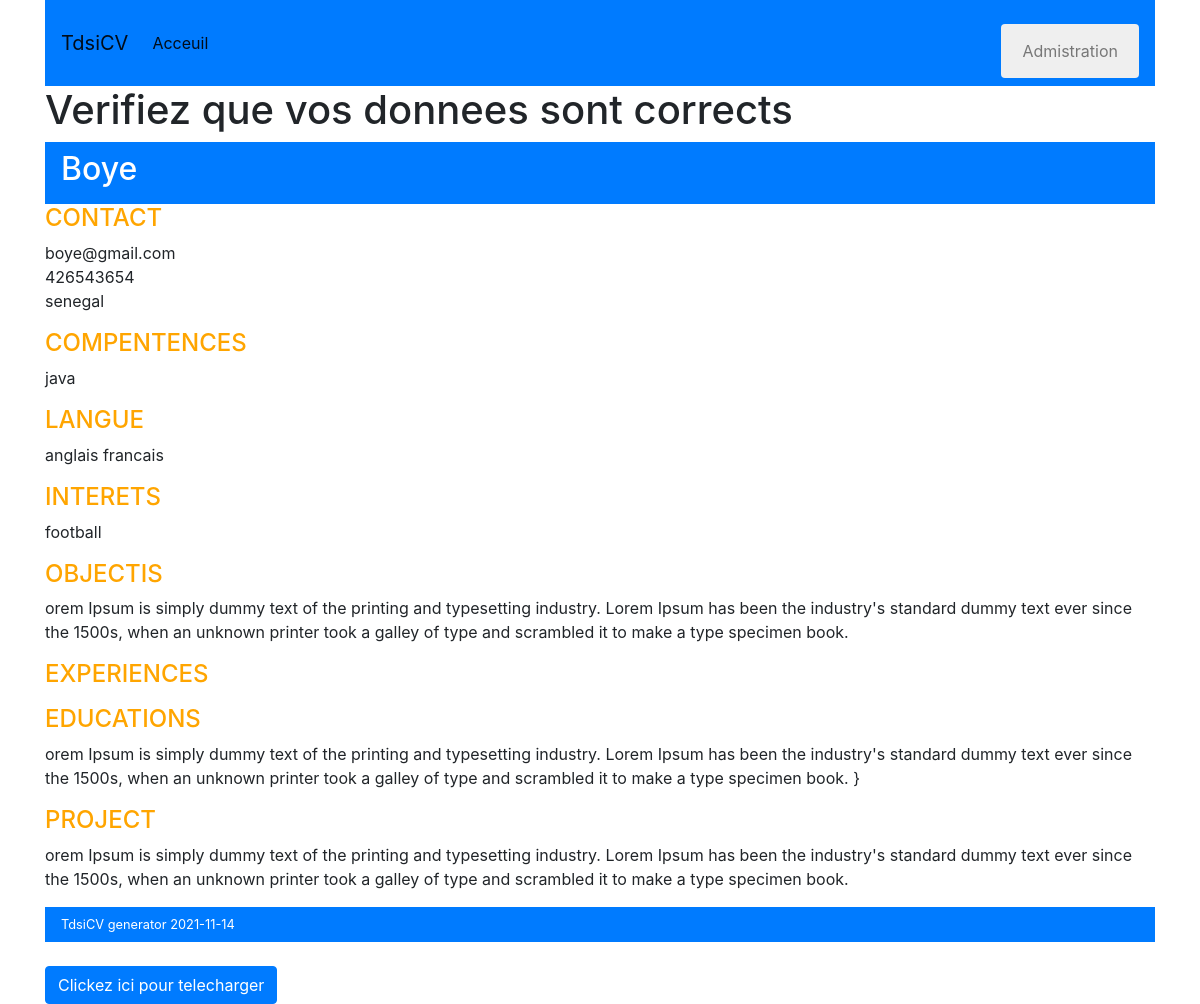
/verification, run on the app's committed database.
### cvApp/models.py (models this page shows, shortened)
class Profile(models.Model):
    name = models.CharField(max_length=200)
    email = models.EmailField()
    phone = models.CharField(max_length=100)
    address = models.CharField(max_length=200)
    competance = models.CharField(max_length=1000)
    langue = models.CharField(max_length=500)
    interet = models.CharField(max_length=500)
    objectif = models.TextField()
    experience = models.TextField()
    education = models.TextField()
    Projet = models.TextField()
    date_added = models.DateTimeField(auto_now=True)
    class Meta:
        ordering = ['-date_added']

### cvApp/views.py (the view)
# urls.py: path('verification', verification, name="verification"),
def verification(request):
        profiles = Profile.objects.all()[:1]
        for profile in profiles:
            name=profile.name
            phone=profile.phone
            email =profile.email
            address =profile.address
            com = profile.competance
            langue = profile.langue
            interet = profile.interet
            exp = profile.experience
            objectif = profile.objectif
            education = profile.education
            project = profile.Projet
        return render(request, "cvApp/verification.html", {'address':address, 'name':name, 'email':email, 'phone':phone, 'com':com, 'interet':interet, 'langue':langue, 'experience':exp, 'objectif':objectif, 'education': education, 'project':project })

### cvApp/templates/cvApp/verification.html (shortened to what this page needs)
{% extends "cvApp/base.html" %}
{% block content %}
<h1>Verifiez que vos donnees sont corrects</h1>
<nav class="navbar navbar-expand-lg navbar-light bg-primary">
    <h2 class="text-white">{{ name }}</h2>
</nav>
<h4 class="title"> CONTACT</h4>
<p>{{ email }} <br> {{ phone }} <br> {{ address }}</p>
<h4 class="title"> COMPENTENCES</h4>
<p>{{ com }}</p>
<h4 class="title"> LANGUE</h4>
<p>{{ langue }} </p>
<h4 class="title"> INTERETS</h4>
<p>{{ interet }} </p>
<h4 class="title"> OBJECTIS</h4>
<p>{{ objectif }} </p>
<h4 class="title"> EXPERIENCES</h4>
<h4 class="title"> EDUCATIONS</h4>
<p>{{ education }}}</p>
<h4 class="title"> PROJECT</h4>
<p>{{ project }}</p>
<nav class="navbar navbar-expand-lg navbar-light bg-primary">
    <small class="text-white">TdsiCV generator {% now "Y-m-d" %}</small>
</nav>
<br>
<a href="download" class="btn btn-primary text-white">Clickez ici pour telecharger</a>
{% endblock %}

### cvApp/templates/cvApp/base.html (shortened to what this page needs)
<!DOCTYPE html>
<html lang="en">
<head>
    <link rel="stylesheet" href="https://maxcdn.bootstrapcdn.com/bootstrap/4.0.0/css/bootstrap.min.css">
</head>
<body>
    <div class="container">
        <div class="row">
            <div class="col-md-12">
                <nav class="navbar navbar-expand-lg navbar-light bg-primary">
                    <a class="navbar-brand" href="">TdsiCV</a>
                    <div class="collapse navbar-collapse" id="navbarNav">
                      <ul class="navbar-nav">
                        <li class="nav-item active">
                          <a class="nav-link" href="">Acceuil <span class="sr-only">(current)</span></a>
                        </li>
                      </ul>
                    </div>
                    <div class="collapse navbar-collapse d-flex justify-content-end" id="navbarNav">
                        <ul class="navbar-nav">
                          <li class="nav-item active">
                            <a class="nav-link" href="admin/"> <button class="btn brn-secondary">Admistration <span class="sr-only">(current)</span></a>
                            </li></button>
                        </ul>
                      </div>
                  </nav>
            </div>
        </div>
        {% block content %}{% endblock %}
    </div>
</body>
</html>

### cvApp/templates/cvApp/base.html (style rules this page uses)
.title { color: orange; }

### data on the page
Profile: name "Boye", email "boye@gmail.com", phone "426543654", address "senegal", competance "java", langue "anglais francais", interet "football", objectif "orem Ipsum is simply dummy text of the printing and typesetting industry. Lorem Ipsum has been the industry's standard dummy text ever since the 1500s, when an unknown printer took a galley of type and scrambled it to make a type specimen book.", education "orem Ipsum is simply dummy text of the printing and typesetting industry. Lorem Ipsum has been the industry's standard dummy text ever since the 1500s, when an unknown printer took a galley of type and scrambled it to make a type specimen book.", Projet "orem Ipsum is simply dummy text of the printing and typesetting industry. Lorem Ipsum has been the industry's standard dummy text ever since the 1500s, when an unknown printer took a galley of type and scrambled it to make a type specimen book."
